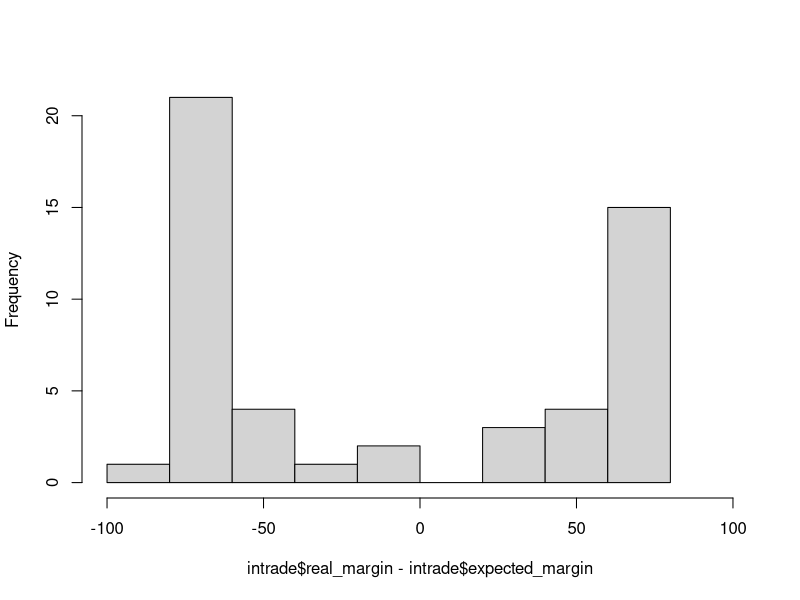
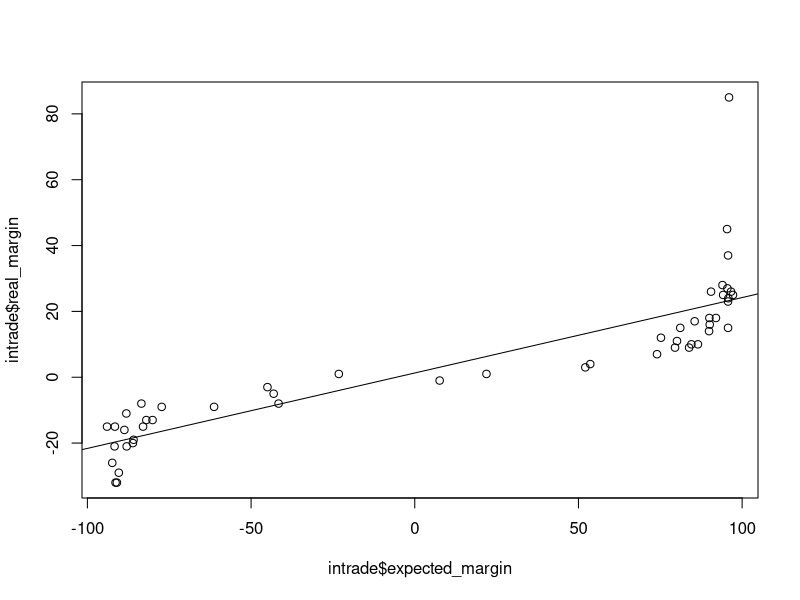

Source code (R) for these figures, in order:
## ---- chunk 1
## load and look at the data
intrade <- read.csv("intrade.csv") # reads and stores data
head(intrade) # shows first observations
## ---- chunk 2
dim(intrade) # provides dimensions: rows, columns
## ---- chunk 3
        ## create our X variable
        intrade$expected_margin <- intrade$D_expected - intrade$R_expected
## ---- chunk 4
        ## create our Y variable
        intrade$real_margin <- intrade$D_real - intrade$R_real
## ---- chunk 5
        ## look at first few observations
        head(intrade)
## ---- chunk 6
        ## create histogram of the differences
        hist(intrade$real_margin-intrade$expected_margin, main="", xlim=c(-100,100))
## ---- chunk 7
        cor(intrade$expected_margin, intrade$real_margin) # computes correlation
## ---- chunk 8
        # fit linear model and store it in an object called fit
        fit <- lm(intrade$real_margin ~ intrade$expected_margin) 
## ---- chunk 9
        fit # provides contents of object
## ---- chunk 10
        ## create scatter plot
        plot(intrade$expected_margin, intrade$real_margin)
        ## add fitted line
        abline(fit)
## ---- chunk 11
        cor(intrade$expected_margin, intrade$real_margin)^2 # computes R^2
